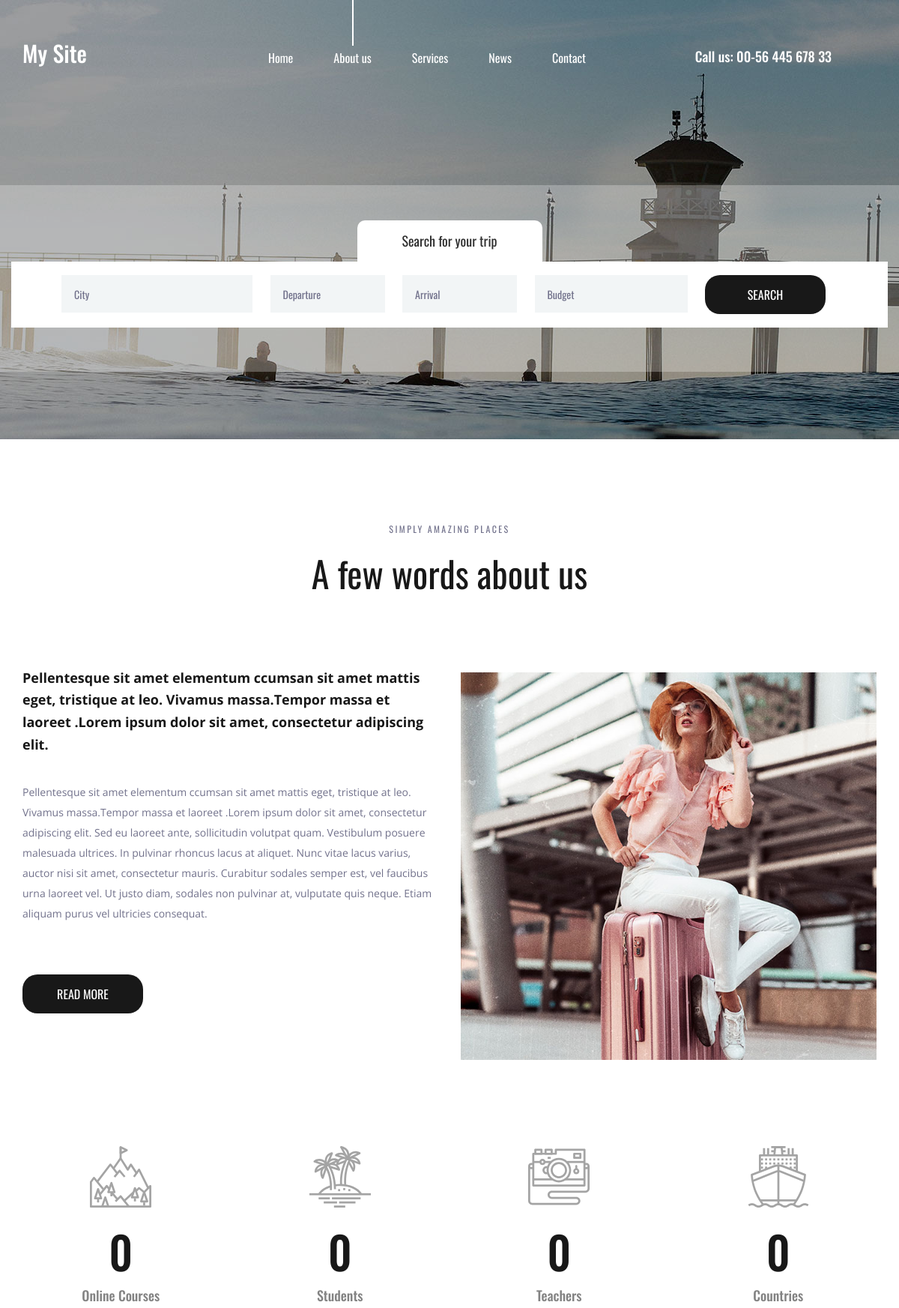
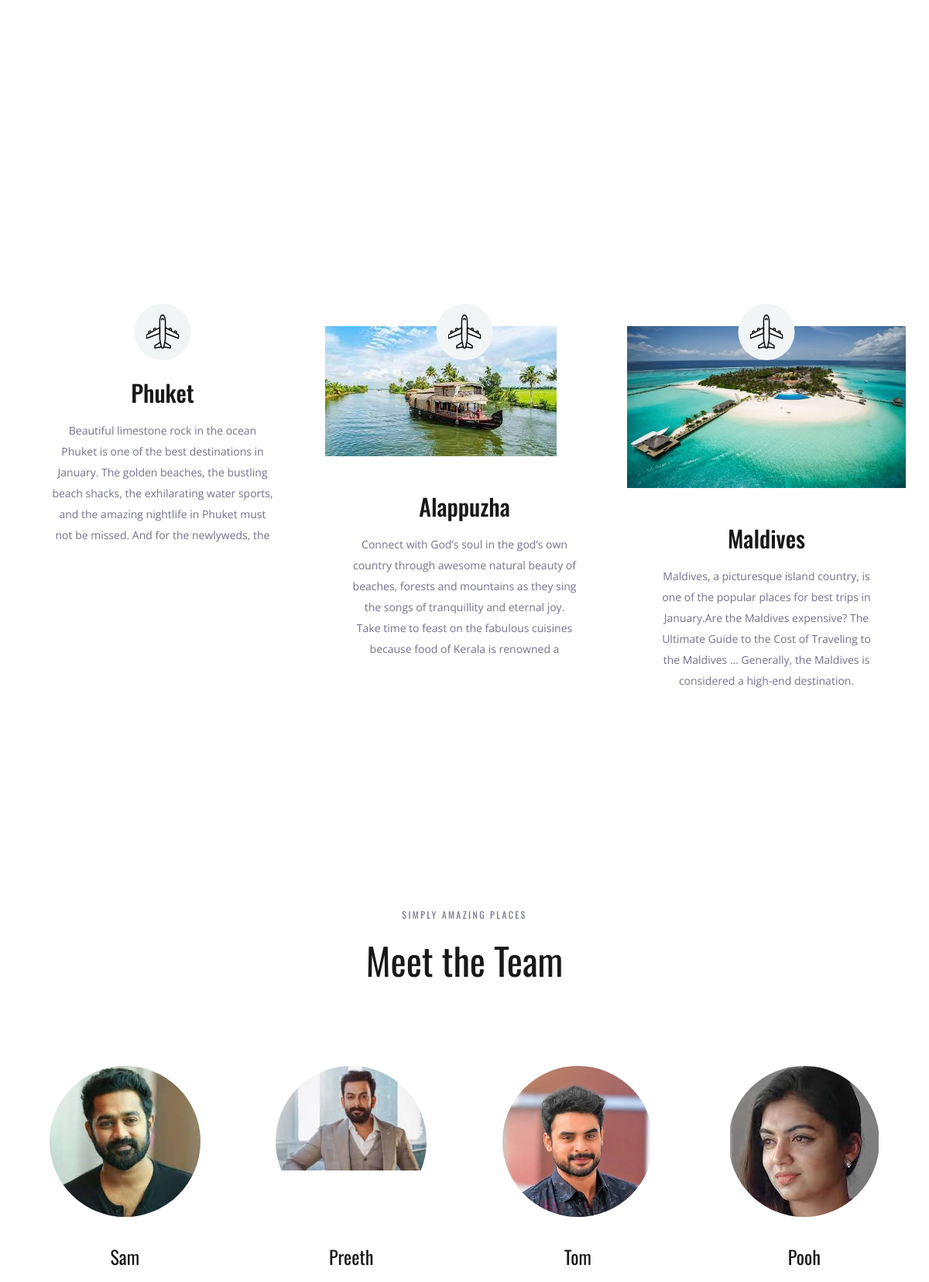
The page / (upper part) on the database its author committed (2 pictures, top to bottom).
### travellapp/models.py (models this page shows, shortened)
class Place(models.Model):
    name = models.CharField(max_length=250)
    image = models.ImageField(upload_to='pics')
    desc = models.CharField(max_length=250)

class Team(models.Model):
    name = models.CharField(max_length=250)
    img = models.ImageField(upload_to='pics')
    descp = models.CharField(max_length=250)

### travellapp/views.py (the view)
# urls.py: path('',views.demo,name='index')
def demo(request):
    obj=Place.objects.all()
    obj1=Team.objects.all()
    return render(request,'index.html',{'result':obj,'result1':obj1})

### templates/index.html (shortened to what this page needs)
{% load static %}
<!DOCTYPE html>
<html lang="en">
<head>
<link rel="stylesheet" type="text/css" href="{% static 'styles/bootstrap4/bootstrap.min.css' %}">
<link href="{% static 'plugins/font-awesome-4.7.0/css/font-awesome.min.css' %}" rel="stylesheet" type="text/css">
<link rel="stylesheet" type="text/css" href="{% static 'plugins/OwlCarousel2-2.2.1/owl.carousel.css' %}">
<link rel="stylesheet" type="text/css" href="{% static 'plugins/OwlCarousel2-2.2.1/owl.theme.default.css' %}">
<link rel="stylesheet" type="text/css" href="{% static 'plugins/OwlCarousel2-2.2.1/animate.css' %}">
<link rel="stylesheet" type="text/css" href="{% static 'styles/about.css' %}">
<link rel="stylesheet" type="text/css" href="{% static 'styles/about_responsive.css' %}">
</head>
<body>
<div class="super_container">
	<header class="header">
		<div class="container">
			<div class="row">
				<div class="col">
					<div class="header_content d-flex flex-row align-items-center justify-content-start">
						<div class="header_content_inner d-flex flex-row align-items-end justify-content-start">
							<div class="logo"><a href="index.html">My Site</a></div>
							<nav class="main_nav">
								<ul class="d-flex flex-row align-items-start justify-content-start">
									<li><a href="index.html">Home</a></li>
									<li class="active"><a href="about.html">About us</a></li>
									<li><a href="#">Services</a></li>
									<li><a href="news.html">News</a></li>
									<li><a href="contact.html">Contact</a></li>
								</ul>
							</nav>
							<div class="header_phone ml-auto">Call us: 00-56 445 678 33</div>
						</div>
					</div>
				</div>
			</div>
		</div>
	</header>
	<div class="home">
		<div class="background_image" style="background-image:url({% static 'images/about.jpg' %})"></div>
	</div>
	<div class="home_search">
		<div class="container">
			<div class="row">
				<div class="col">
					<div class="home_search_container">
						<div class="home_search_title">Search for your trip</div>
						<div class="home_search_content">
							<form action="#" class="home_search_form" id="home_search_form">
								<div class="d-flex flex-lg-row flex-column align-items-start justify-content-lg-between justify-content-start">
									<input type="text" class="search_input search_input_1" placeholder="City" required="required">
									<input type="text" class="search_input search_input_2" placeholder="Departure" required="required">
									<input type="text" class="search_input search_input_3" placeholder="Arrival" required="required">
									<input type="text" class="search_input search_input_4" placeholder="Budget" required="required">
									<button class="home_search_button">search</button>
								</div>
							</form>
						</div>
					</div>
				</div>
			</div>
		</div>
	</div>
	<div class="about">
		<div class="container">
			<div class="row">
				<div class="col text-center">
					<div class="section_subtitle">simply amazing places</div>
					<div class="section_title"><h2>A few words about us</h2></div>
				</div>
			</div>
			<div class="row about_row">
				<div class="col-lg-6">
					<div class="about_content">
						<div class="text_highlight">Pellentesque sit amet elementum ccumsan sit amet mattis eget, tristique at leo. Vivamus massa.Tempor massa et laoreet .Lorem ipsum dolor sit amet, consectetur adipiscing elit.</div>
						<div class="about_text">
							<p>Pellentesque sit amet elementum ccumsan sit amet mattis eget, tristique at leo. Vivamus massa.Tempor massa et laoreet .Lorem ipsum dolor sit amet, consectetur adipiscing elit. Sed eu laoreet ante, sollicitudin volutpat quam. Vestibulum posuere malesuada ultrices. In pulvinar rhoncus lacus at aliquet. Nunc vitae lacus varius, auctor nisi sit amet, consectetur mauris. Curabitur sodales semper est, vel faucibus urna laoreet vel. Ut justo diam, sodales non pulvinar at, vulputate quis neque. Etiam aliquam purus vel ultricies consequat.</p>
						</div>
						<div class="button about_button"><a href="#">read more</a></div>
					</div>
				</div>
				<div class="col-lg-6">
					<div class="about_image"><img src="{% static 'images/about_1.jpg' %}" alt=""></div>
				</div>
			</div>
		</div>
	</div>
	<div class="milestones">
		<div class="container">
			<div class="row">
				<div class="col-lg-3 milestone_col">
					<div class="milestone text-center">
						<div class="milestone_icon"><img src="{% static 'images/mountain.svg' %}" alt=""></div>
						<div class="milestone_counter" data-end-value="17">0</div>
						<div class="milestone_text">Online Courses</div>
					</div>
				</div>
				<div class="col-lg-3 milestone_col">
					<div class="milestone text-center">
						<div class="milestone_icon"><img src="{% static 'images/island.svg' %}" alt=""></div>
						<div class="milestone_counter" data-end-value="213">0</div>
						<div class="milestone_text">Students</div>
					</div>
				</div>
				<div class="col-lg-3 milestone_col">
					<div class="milestone text-center">
						<div class="milestone_icon"><img src="{% static 'images/camera.svg' %}" alt=""></div>
						<div class="milestone_counter" data-end-value="11923">0</div>
						<div class="milestone_text">Teachers</div>
					</div>
				</div>
				<div class="col-lg-3 milestone_col">
					<div class="milestone text-center">
						<div class="milestone_icon"><img src="{% static 'images/boat.svg' %}" alt=""></div>
						<div class="milestone_counter" data-end-value="15">0</div>
						<div class="milestone_text">Countries</div>
					</div>
				</div>
			</div>
		</div>
	</div>
	<div class="why">
		<div class="parallax_background parallax-window" data-parallax="scroll" data-image-src="{% static 'images/why.jpg' %}" data-speed="0.8"></div>
		<div class="container">
			<div class="row">
				<div class="col text-center">
					<div class="section_subtitle">simply amazing places</div>
					<div class="section_title"><h2>Why choose us?</h2></div>
				</div>
			</div>
			<div class="row why_row">
				{% for i in result %}
				<div class="col-lg-4 why_col">
					<div class="why_item">
						<div class="why_image">
							<img src="{{i.image.url}}" alt="">
							<div class="why_icon d-flex flex-column align-items-center justify-content-center">
								<img src="{% static 'images/why_1.svg' %}" alt="">
							</div>
						</div>
						<div class="why_content text-center">
							<div class="why_title">{{i.name}}</div>
							<div class="why_text">
								<p>{{i.desc}}</p>
							</div>
						</div>
					</div>
				</div>
				{% endfor %}
			</div>
		</div>
	</div>
	<div class="team">
		<div class="container">
			<div class="row">
				<div class="col text-center">
					<div class="section_subtitle">simply amazing places</div>
					<div class="section_title"><h2>Meet the Team</h2></div>
				</div>
			</div>
			<div class="row team_row">
				{% for i in result1 %}
				<div class="col-xl-3 col-md-6 team_col">
					<div class="team_item d-flex flex-column align-items-center justify-content-start text-center">
						<div class="team_image"><img src="{{i.img.url}}" alt=""></div>
						<div class="team_content">
							<div class="team_title"><a href="#">{{i.name}}</a></div>
						</div>
					</div>
				</div>
				{% endfor %}
			</div>
		</div>
	</div>
</div>
</body>
</html>

### rows shown on the page
Place: name "Phuket", desc "Beautiful limestone rock in the ocean Phuket is one of the best destinations in January. The golden beaches, the bustling beach shacks, the exhilarating water sports, and the amazing nightlife in Phuket must not be missed. And for the newlyweds, the"
Place: image (picture), name "Alappuzha", desc "Connect with God’s soul in the god’s own country through awesome natural beauty of beaches, forests and mountains as they sing the songs of tranquillity and eternal joy. Take time to feast on the fabulous cuisines because food of Kerala is renowned a"
Place: image (picture), name "Maldives", desc "Maldives, a picturesque island country, is one of the popular places for best trips in January.Are the Maldives expensive? The Ultimate Guide to the Cost of Traveling to the Maldives ... Generally, the Maldives is considered a high-end destination."
Team: img (picture), name "Sam"
Team: img (picture), name "Preeth"
Team: img (picture), name "Tom"
Team: img (picture), name "Pooh"
